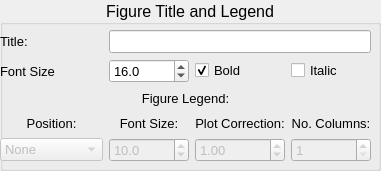
   <widget class="QGroupBox" name="groupBox_4">
    <property name="geometry">
     <rect>
      <x>770</x>
      <y>120</y>
      <width>381</width>
      <height>171</height>
     </rect>
    </property>
    <property name="font">
     <font>
      <family>Arial</family>
      <pointsize>12</pointsize>
     </font>
    </property>
    <property name="title">
     <string>Figure Title and Legend</string>
    </property>
    <property name="alignment">
     <set>Qt::AlignCenter</set>
    </property>
    <widget class="QWidget" name="gridLayoutWidget_2">
     <property name="geometry">
      <rect>
       <x>0</x>
       <y>30</y>
       <width>371</width>
       <height>132</height>
      </rect>
     </property>
     <layout class="QGridLayout" name="gridLayout_2" rowstretch="1,0,0,0,0">
      <item row="3" column="0">
       <widget class="QLabel" name="label_48">
        <property name="font">
         <font>
          <pointsize>10</pointsize>
         </font>
        </property>
        <property name="text">
         <string>Position:</string>
        </property>
        <property name="alignment">
         <set>Qt::AlignCenter</set>
        </property>
       </widget>
      </item>
      <item row="4" column="2">
       <widget class="QDoubleSpinBox" name="sbFigPlotCor">
        <property name="enabled">
         <bool>false</bool>
        </property>
        <property name="font">
         <font>
          <pointsize>10</pointsize>
         </font>
        </property>
        <property name="locale">
         <locale language="English" country="UnitedStates"/>
        </property>
        <property name="singleStep">
         <double>0.010000000000000</double>
        </property>
        <property name="value">
         <double>1.000000000000000</double>
        </property>
       </widget>
      </item>
      <item row="4" column="3">
       <widget class="QSpinBox" name="sbFigLegNcol">
        <property name="enabled">
         <bool>false</bool>
        </property>
        <property name="font">
         <font>
          <pointsize>10</pointsize>
         </font>
        </property>
        <property name="minimum">
         <number>1</number>
        </property>
       </widget>
      </item>
      <item row="1" column="2">
       <widget class="QCheckBox" name="chbFigTitBold">
        <property name="font">
         <font>
          <pointsize>10</pointsize>
         </font>
        </property>
        <property name="text">
         <string>Bold</string>
        </property>
        <property name="checked">
         <bool>true</bool>
        </property>
       </widget>
      </item>
      <item row="2" column="0" colspan="4">
       <widget class="QLabel" name="label_55">
        <property name="font">
         <font>
          <pointsize>10</pointsize>
         </font>
        </property>
        <property name="text">
         <string>Figure Legend:</string>
        </property>
        <property name="alignment">
         <set>Qt::AlignCenter</set>
        </property>
       </widget>
      </item>
      <item row="3" column="2">
       <widget class="QLabel" name="label_50">
        <property name="font">
         <font>
          <pointsize>10</pointsize>
         </font>
        </property>
        <property name="text">
         <string>Plot Correction:</string>
        </property>
        <property name="alignment">
         <set>Qt::AlignCenter</set>
        </property>
       </widget>
      </item>
      <item row="3" column="3">
       <widget class="QLabel" name="label_51">
        <property name="font">
         <font>
          <pointsize>10</pointsize>
         </font>
        </property>
        <property name="text">
         <string>No. Columns:</string>
        </property>
        <property name="alignment">
         <set>Qt::AlignCenter</set>
        </property>
       </widget>
      </item>
      <item row="4" column="1">
       <widget class="QDoubleSpinBox" name="sbFigLegFontSz">
        <property name="enabled">
         <bool>false</bool>
        </property>
        <property name="font">
         <font>
          <pointsize>10</pointsize>
         </font>
        </property>
        <property name="locale">
         <locale language="English" country="UnitedStates"/>
        </property>
        <property name="buttonSymbols">
         <enum>QAbstractSpinBox::UpDownArrows</enum>
        </property>
        <property name="decimals">
         <number>1</number>
        </property>
        <property name="singleStep">
         <double>0.100000000000000</double>
        </property>
        <property name="stepType">
         <enum>QAbstractSpinBox::DefaultStepType</enum>
        </property>
        <property name="value">
         <double>10.000000000000000</double>
        </property>
       </widget>
      </item>
      <item row="0" column="1" colspan="3">
       <widget class="QLineEdit" name="eFigTitle">
        <property name="font">
         <font>
          <pointsize>10</pointsize>
         </font>
        </property>
       </widget>
      </item>
      <item row="1" column="3">
       <widget class="QCheckBox" name="chbFigTitIt">
        <property name="font">
         <font>
          <pointsize>10</pointsize>
         </font>
        </property>
        <property name="text">
         <string>Italic</string>
        </property>
       </widget>
      </item>
      <item row="4" column="0">
       <widget class="QComboBox" name="cbFigLegPos">
        <property name="enabled">
         <bool>false</bool>
        </property>
        <property name="font">
         <font>
          <pointsize>10</pointsize>
         </font>
        </property>
        <item>
         <property name="text">
          <string>None</string>
         </property>
        </item>
        <item>
         <property name="text">
          <string>upper center</string>
         </property>
        </item>
        <item>
         <property name="text">
          <string>center right</string>
         </property>
        </item>
        <item>
         <property name="text">
          <string>lower center</string>
         </property>
        </item>
       </widget>
      </item>
      <item row="3" column="1">
       <widget class="QLabel" name="label_49">
        <property name="font">
         <font>
          <pointsize>10</pointsize>
         </font>
        </property>
        <property name="text">
         <string>Font Size:</string>
        </property>
        <property name="alignment">
         <set>Qt::AlignCenter</set>
        </property>
       </widget>
      </item>
      <item row="1" column="0">
       <widget class="QLabel" name="label_47">
        <property name="font">
         <font>
          <pointsize>10</pointsize>
         </font>
        </property>
        <property name="text">
         <string>Font Size</string>
        </property>
       </widget>
      </item>
      <item row="0" column="0">
       <widget class="QLabel" name="label_45">
        <property name="font">
         <font>
          <pointsize>10</pointsize>
         </font>
        </property>
        <property name="text">
         <string>Title:</string>
        </property>
       </widget>
      </item>
      <item row="1" column="1">
       <widget class="QDoubleSpinBox" name="sbFigTitSz">
        <property name="font">
         <font>
          <pointsize>10</pointsize>
         </font>
        </property>
        <property name="locale">
         <locale language="English" country="UnitedStates"/>
        </property>
        <property name="decimals">
         <number>1</number>
        </property>
        <property name="singleStep">
         <double>0.100000000000000</double>
        </property>
        <property name="value">
         <double>16.000000000000000</double>
        </property>
       </widget>
      </item>
     </layout>
    </widget>
   </widget>
